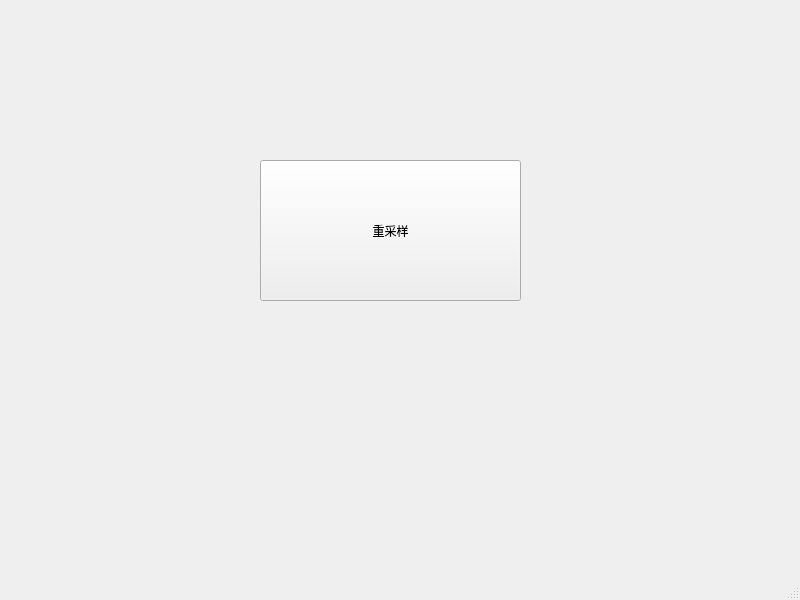
<?xml version="1.0" encoding="UTF-8"?>
<ui version="4.0">
 <class>MainWindow</class>
 <widget class="QMainWindow" name="MainWindow">
  <property name="geometry">
   <rect>
    <x>0</x>
    <y>0</y>
    <width>800</width>
    <height>600</height>
   </rect>
  </property>
  <property name="windowTitle">
   <string>MainWindow</string>
  </property>
  <widget class="QWidget" name="centralwidget">
   <widget class="QPushButton" name="reSampleBtn">
    <property name="geometry">
     <rect>
      <x>260</x>
      <y>160</y>
      <width>261</width>
      <height>141</height>
     </rect>
    </property>
    <property name="text">
     <string>重采样</string>
    </property>
   </widget>
  </widget>
  <widget class="QMenuBar" name="menubar">
   <property name="geometry">
    <rect>
     <x>0</x>
     <y>0</y>
     <width>800</width>
     <height>21</height>
    </rect>
   </property>
  </widget>
  <widget class="QStatusBar" name="statusbar"/>
 </widget>
 <resources/>
 <connections/>
</ui>
